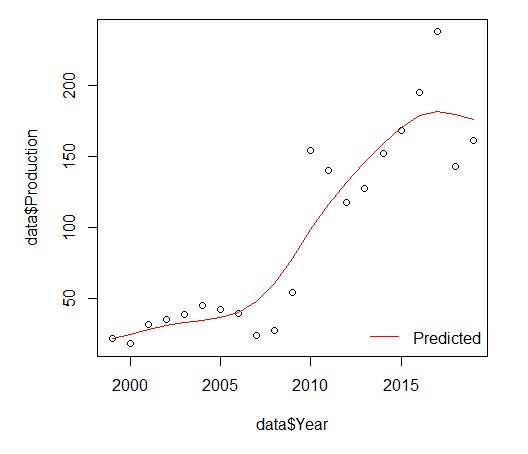

Generate this figure with R:
############          TREND       ###########

library(astsa)
library(mgcv)
library(simts)
library(hts)
library(tseries)
library(forecast)

library(readxl)
data <- read_excel("Anand/Raw Data.xlsx", 
                   sheet = "Anand")
View(data)

############   Linear model     #################

lm1 <- lm(data$Production ~ data$Year)
lm1

summary(lm1)

# Residuals, Fitted, ...
#create scatterplot of raw data
model<-plot(data$Year, data$Production, col='red', 
            main='Summary of Regression Model', 
            xlab='Year', ylab='Production')

#add fitted regression line
lines(data$Year, predict(lm1), col = "blue")
legend("bottomright", c("Predicted", "time series data"), 
       col = c("blue4", "red"), bty = "n", lwd = 1)

#Residual Analysis
#Runs test (H0:residuals are randomly distibuted
library(randtests)
x<-factor(sign(residuals(lm1)))
x
runs.test(residuals(lm1))

lm1pred=predict(lm1)
lm1pred
res1=lm1pred-data$Production
res1

#Test for normality
#Shapiro-Wilks test (H0:residuals are normally distributed)
shapiro.test(residuals(lm1))

#Measures of Goodness of Fit

#### MAPE
MLmetrics::MAPE(predict(lm1),data$Production)
#### RMSE
MLmetrics::RMSE(predict(lm1),data$Production)

#### R square
MLmetrics::R2_Score(predict(lm1),data$Production)

AIC(lm1)
BIC(lm1)

###############Quadratic models

#create a new variable for hours2

################  fit quadratic regression model
x2=(data$Year)^2
x2

qM <- lm(data$Production~ data$Year + x2)
check(qM)
qM

#view model summary
summary(qM)

plot(data$Year,data$Production)
lines(data$Year, predict(qM), col = "red")
legend("bottomright", c("Time series", "Predicted"), 
       col = c("blue4", "red"), bty = "n", lwd = 1)

predict(qM)

#Residual Analysis
#Runs test (H0:residuals are randomly distibuted)
x5<-factor(sign(residuals(qM)))
x5

runs.test(residuals(qM))


#Test for normality
#Shapiro-Wilks test (H0:residuals are normally distributed)
shapiro.test(residuals(qM))


#Measures of Goodness of Fit

####### R2_score
MLmetrics::R2_Score(predict(qM),data$Production)

########## Mape 
MLmetrics::MAPE(predict(qM),data$Production)

#RMSE
MLmetrics::RMSE(predict(qM),data$Production)

AIC(qM)
BIC(qM)


###################################################
data$Year
data$Production

################  Gam

library(gam)

fit1 = gam(data$Production ~ s(data$Year))
check(fit1, simple = TRUE)
summary(fit1)


coef(summary.lm(fit1))

fit1$coefficients
library(plotrix)
std.error(fit1$coefficients)
fit1
plot(data$Year,data$Production)

library(rsq)
rsq(fit1)
lines(data$Year, predict(fit1), col = "red")
legend("bottomright", c("Predicted"), 
       col = c("red"), bty = "n", lwd = 1)


#Residual Analysis
#Runs test (H0:residuals are randomly distibuted)
x6<-factor(sign(residuals(fit1)))
x6

runs.test(residuals(fit1))

#Test for normality
#Shapiro-Wilks test (H0:residuals are normally distributed)
shapiro.test(residuals(fit1))


#Measures of Goodness of Fit
#MAPE
MLmetrics::MAPE(predict(fit1),data$Production)

#RMSE
MLmetrics::RMSE(predict(fit1),data$Production)

#R square
MLmetrics::R2_Score(predict(fit1),data$Production)

extractAIC(fit1) 
AIC(fit1)
BIC(fit1)
predict(fit1)
library("writexl")
M=predict(fit1)
v=data.frame(M)
write_xlsx(v,"E:\\8. all pdf files\\research\\Data Analysis\\Anand\\Anand_Production.xlsx")
##############################


############ Exponential

library(SciViews)
exp1 <- lm(log(data$Production)~ data$Year)
coef(exp1)


# (Intercept)     data$Year 
# -357.1293311    0.1786065 

# put the r value in below code

exp(-241.0284996)

expo<-minpack.lm::nlsLM(data$Production ~ a*exp(r*data$Year), 
                        data = data, 
                        start = list(a= 2.102096e-105,r=0.1220835), 
                        control = list(maxiter = 500))
expo
summary(expo)

plot(data$Year,data$Production,col="blue")
lines(data$Year, predict(expo), col = "red")
legend("bottomright", c("Time series", "Predicted"), 
       col = c("blue4", "red"), bty = "n", lwd = 1)

#Residual Analysis
#Runs test (H0:residuals are randomly distibuted)
x8<-factor(sign((residuals(expo))))
x8
runs.test(residuals(expo))

#Test for normality
#Shapiro-Wilks test (H0:residuals are normally distributed)
shapiro.test(residuals(expo))


#Measures of Goodness of Fit
#############     MAPE
MLmetrics::MAPE(predict(expo),data$Production)

##########   R2_Score 
MLmetrics::R2_Score(predict(expo),data$Production)

###########     RMSE
MLmetrics::RMSE(predict(expo),data$Production)

AIC(expo)
BIC(expo)


#####################################

########     Monomolecular growth model
nls.monomolecular <- minpack.lm::nlsLM(data$Production ~alpha*
                                         (1-beta*exp(-k*data$Year)), 
                                       data = data, 
                                       start = list(alpha = 3.252188e+04, 
                                                    beta = 1.826841e+00, 
                                                    k = 3.013897e-04), 
                                       control = list(maxiter = 500))
coef(nls.monomolecular)
summary(nls.monomolecular)

#data<-USN_Data
plot(data$Year,data$Production)
lines(data$Year, predict(nls.monomolecular), col = "red")
legend("bottomright", c("Time series", "Predicted"), 
       col = c("blue4", "red"), bty = "n", lwd = 1)
#Residual Analysis
#Runs test (H0:residuals are randomly distibuted)
x4<-factor(sign(residuals(nls.monomolecular)))
x4
runs.test(residuals(nls.monomolecular))

#Test for normality
#Shapiro-Wilks test (H0:residuals are normally distributed)
shapiro.test(residuals(nls.monomolecular))


#Measures of Goodness of Fit

###### MAPE
MLmetrics::MAPE(predict(nls.monomolecular),data$Production)

###### RMSE
MLmetrics::RMSE(predict(nls.monomolecular),data$Production)

########## r2_score
MLmetrics::R2_Score(predict(nls.monomolecular),data$Production)

AIC(nls.monomolecular)
BIC(nls.monomolecular)


##############STRUCTURAL CHANGE

library(strucchange)

class(data)
data1<-as.ts(data$Production)
data1

test2 <- Fstats(data1~1) #Gets a sequence of fstatistics for all possible 

# break points within the middle 70% of myts1
plot(test2)
sctest(test2)
plot(data1)
lines(breakpoints(test2))
USN.fs <- test2$Fstats #These are the fstats

bd.USN <- breakdates(breakpoints(test2)) #Obtains the implied break data (2018.35, 
bd.USN

breakpoints(test2)
mean(data1[1:breakdates(breakpoints(test2))-1])

###mean area after to break
mean(data1[(breakdates(breakpoints(test2))):21])

#length(USN_Data1)
t.test(data1[1:10],data1[11:21])
#t = -3.9287, df = 14.584, p-value = 0.001408
#from the result we can say that it is significant in both 5% and 1%
#t.test(USN_Data$Area[1:7],USN_Data$Area[8:21])
